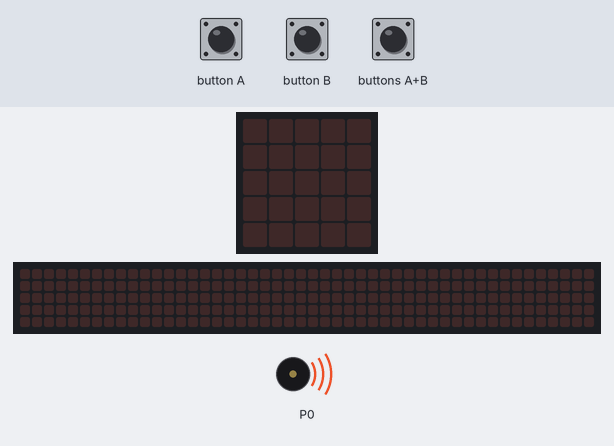
This program was run on a simulated BBC micro:bit (MakeCode). Parts: the board's 5×5 LED display, a strip that is not on the board, showing the scrolling text unrolled, buzzer (waves = sounding). Inputs (shaded band) come from the test bench. The 48×5 strip is a reading aid, not a part: it shows the text the display is scrolling, unrolled, one strip-width of it at a time.

Above: at 5.0 s.
5.1 s: buttons A+B pressed for 0.15 s
At 5.7 s:
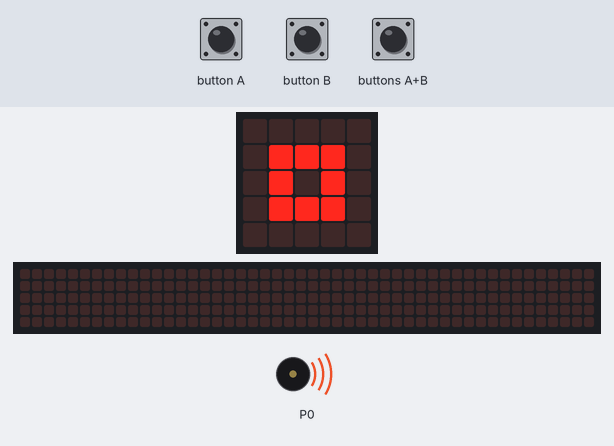
5.8 s: button A pressed for 0.15 s
6.5 s: buttons A+B pressed for 0.15 s
At 6.9 s:
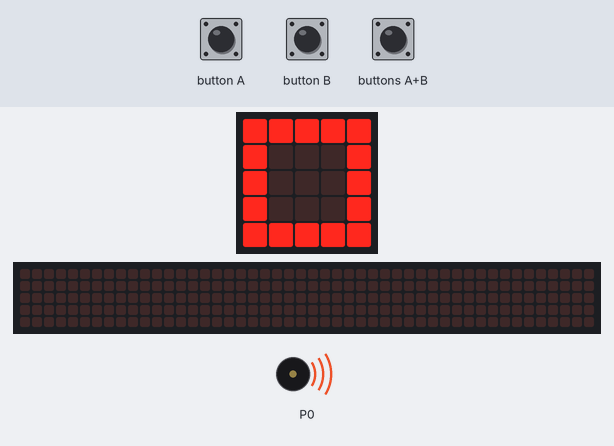
7.2 s: buttons A+B pressed for 1 s
8.8 s: button B pressed for 0.15 s
At 18.2 s:
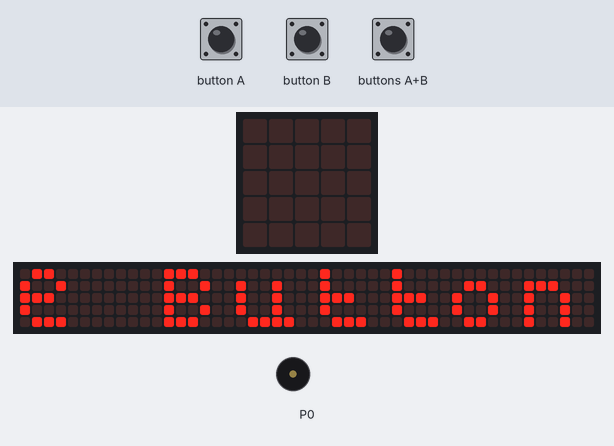
Timing chart, 0 to 19.7 s (numbered marks = the images above; inputs shaded):
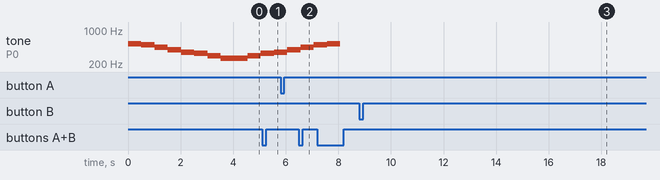

Measured:
- after the input at 5.1 s, the display: first changes after 0.15 s (image 1 shows a later state)
- after the input at 6.5 s, the display: changes after 0.35 s (image 2)
- after the input at 8.8 s, the display: first differs from a run without the input after 0.45 s (image 3 shows a later state)
- what the display in image 3 shows lasts 0.6 s, from 17.8 s to 18.4 s

The program:

main.ts
```typescript
input.onButtonPressed(Button.A, function () {
    basic.showString("Goh Ngan Bing")
    basic.pause(1000)
    basic.showString("5U")
    basic.pause(500)
    basic.showString("Press The Button B")
})
input.onGesture(Gesture.Shake, function () {
    basic.showString("ERroR")
    basic.showLeds(`
        . # . # #
        # # # . #
        # . . # .
        # # # . .
        . . # # .
        `)
})
input.onButtonPressed(Button.AB, function () {
    basic.showLeds(`
        # # # # #
        # . . . #
        # . . . #
        # . . . #
        # # # # #
        `)
    basic.showLeds(`
        . . . . .
        . # # # .
        . # . # .
        . # # # .
        . . . . .
        `)
    basic.showLeds(`
        . . . . .
        . . . . .
        . . # . .
        . . . . .
        . . . . .
        `)
    basic.showLeds(`
        . . . . .
        . # . # .
        . . . . .
        # . . . #
        . # # # .
        `)
})
input.onButtonPressed(Button.B, function () {
    basic.showLeds(`
        . . . . .
        . # . # .
        . . . . .
        # . . . #
        . # # # .
        `)
    basic.showString("I am happy.")
    basic.pause(500)
    basic.showString("Please Press The Button A+B")
})
music.playMelody("C5 B A G F E D C ", 120)
music.playMelody("C D E F G A B C5 ", 120)
basic.pause(500)
basic.showString("Press The Button A")
```

test.ts
```typescript
// 在此处测试；当此软件包作为插件使用时，将不会编译此软件包。
```
